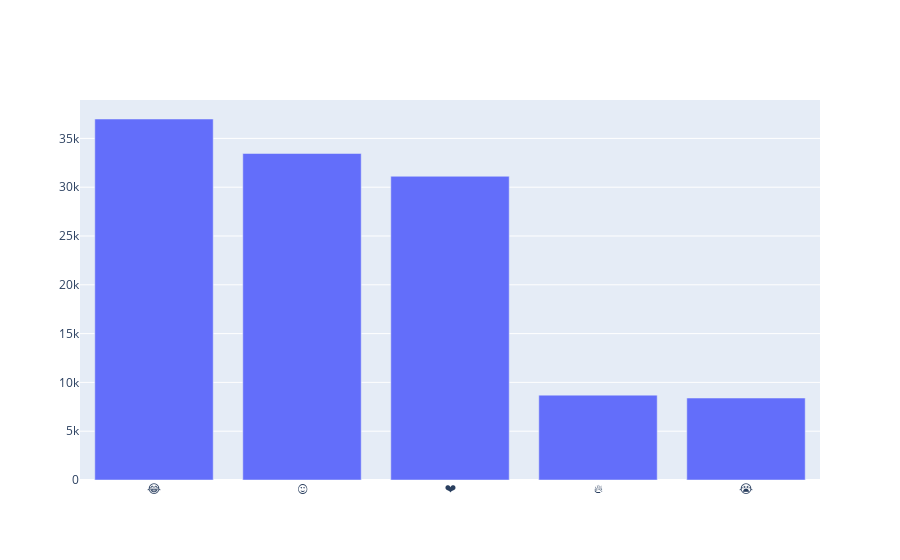

The cell this chart's notebook holds for it:
### Markdown cell above
## Data Visualization stage

### Code cell
iplot([trace])

### Figure 1 — Plotly figure (JSON) as saved in the notebook; plotly's stock layout.template omitted (floating-point values rounded to 4 significant figures)
{"data": [{"type": "bar", "x": ["😂", "😍", "❤", "🔥", "😭"], "y": [36987, 33453, 31119, 8694, 8398]}], "layout": {}}
